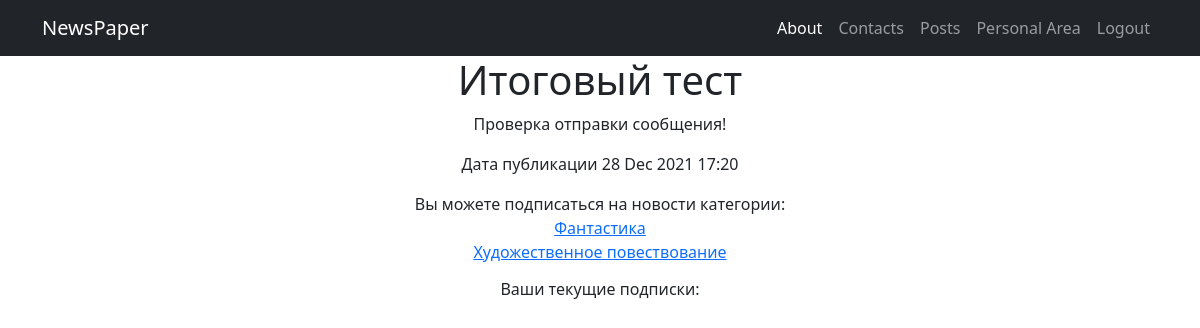
The app's page /posts/35 (signed in) with its own data.
### news/models.py (models this page shows, shortened)
class Post(models.Model):
    author = models.ForeignKey(Author, on_delete=models.CASCADE, related_name='posts')
    post_or_news = models.CharField(max_length=4, choices=CHOICES_POST_NEWS, default='POST')
    date_time_in = models.DateTimeField(auto_now_add=True, )
    category = models.ManyToManyField(Category, through='PostCategory')
    title = models.CharField(max_length=255)
    text = models.TextField()
    rating_post = models.IntegerField(default=0)
    class Meta:
        verbose_name = 'Статья'
        verbose_name_plural = 'Статьи'

class Category(models.Model):
    name = models.CharField(max_length=255, unique=True)
    subscribed_users = models.ManyToManyField(User, through='SubscribedUsersCategory')
    class Meta:
        verbose_name = 'Категория'
        verbose_name_plural = 'Категории'

### news/views.py (the view)
# urls.py: path('<int:pk>', PostDetail.as_view(), name='post_detail'),
class PostDetail(DetailView):
    model = Post
    template_name = 'news/post_detail.html'
    context_object_name = 'post'
    def get_context_data(self, **kwargs):
        context = super(PostDetail, self).get_context_data(**kwargs)
        if self.request.user.is_authenticated:
            context['user_category'] = Category.objects.filter(subscribed_users=self.request.user)
        else:
            context['user_category'] = None
        return context

### news/templatetags/custom_filters.py (called while the page is built)
@register.filter(name='censor')
def censor(value):
    if not isinstance(value, str):
        raise ValueError(f'Тип данных{type(value)} нельзя проверить на цензуру')
    list_censor = [
        'хуй', 'хуев', 'хуёв', 'блят', 'бляд', 'пизд', 'ебаны', 'ебаная', 'ёбань',
    ]
    for word in list_censor:
        check = (value.lower()).find(word)
        while check != -1:
            len_ = len(word)
            value = value[:check]+'*'*len_ + value[check+len_:]
            check = (value.lower()).find(word)
    return value

### templates/news/post_detail.html (shortened to what this page needs)
{% extends 'base.html' %}
{% load custom_filters %}
{% block content %}
    <h1>{{ post.title|censor }}</h1>
    <p>{{ post.text|censor }}</p>
    <p>Дата публикации {{ post.date_time_in|date:"d M Y H:i" }}</p>
    {% if request.user.is_authenticated %}
        <p>
            Вы можете подписаться на новости категории:
            {% for category in post.category.all %}
                {% if not category in user_category %}
                    <a href="{% url 'subscription' %}?category_id={{ category.id }}"><br>{{ category.name }}</a>
                {% else %}
                    <br>{{ category.name }}
                {% endif %}
            {% endfor %}
            <h6>Ваши текущие подписки:</h6>
        </p>
    {% endif %}
{% endblock content %}

### records on screen
Post: title|censor "Итоговый тест", text|censor "Проверка отправки сообщения!", date_time_in "28 Dec 2021 17:20"
Category: name "Фантастика"
Category: name "Художественное повествование"
